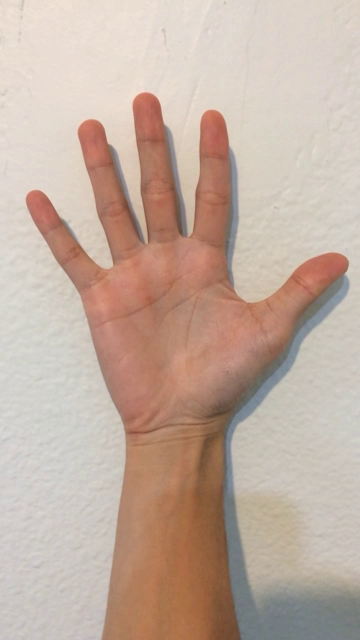
#> input picture frame 19 of code/videos/a.mov, 360 x 640 px
$ python tracking_hand.py 5   (older library calls are emulated)
#> lines starting #> are read from the running program, lines starting #| are printed output that depends on the picture; after the words box and inside, x2 and y2 are one past the last pixel; in counts of white or black regions, pixels touching at a corner belong together; pictures that were not available may be replaced by others from this repository, and a replacement may not be noted
### code/vidutils.py
import cv2
from contextlib import contextmanager
import numpy as np

PRIMARY_CAMERA = 0


@contextmanager
def _vid_capture(source=0):
    """Wrapper to manage access to a video feed or file.

    Arguments:
      source (optional): specifies either the name of a video file or the
        index of a camera to read from (default).
    """

    cap = cv2.VideoCapture(source)
    yield cap

    # Clean up
    cap.release()
    cv2.destroyAllWindows()


def _vid_props(video):
    """Retrieves various video properties."""

    return {'fourcc': int(video.get(cv2.cv.CV_CAP_PROP_FOURCC)),
            'fps':    int(video.get(cv2.cv.CV_CAP_PROP_FPS)),
            'width':  int(video.get(cv2.cv.CV_CAP_PROP_FRAME_WIDTH)),
            'height': int(video.get(cv2.cv.CV_CAP_PROP_FRAME_HEIGHT))}


# [4 lines left out: function measure, not called in this run]


def compare(source=None, f=None, pip=True):
    """Displays a picture-in-picture video using the specified source or the
    computer's primary camera (default). The sub-picture optionally displays a
    version of the video processed using f.

    Arguments:
      source (optional): specifies the name of a video file to read.
      If omitted, defaults to primary camera.

      f (optional): a function which accepts a 3-channel frame from the video
      and returns a processed 3-channel copy of the frame.

      pip (optional): True to show picture-in-picture;
                    False to show side-by-side
    """
#> called with source = 'videos/a.mov', pip = False

    if source is None:
        source = PRIMARY_CAMERA

    with _vid_capture(source) as cap:
        props = _vid_props(cap)
        w, h = props['width'], props['height']

        while(True):
            valid, frame = cap.read()
#> frame is the input picture: shape (640, 360, 3); mean B, G, R 160.9, 174.1, 195.1

            if not valid:
                print "End of video."
                break

            # Get processed subframe and insert into upper left corner
            sub_frame = f(frame) if f is not None else np.copy(frame)
            if pip:
                sub_w, sub_h = w / 3, h / 3
                sub_frame = cv2.resize(sub_frame, (sub_w, sub_h))
                frame[0:sub_h, 0:sub_w] = sub_frame
            else:
                sub_frame = cv2.resize(sub_frame, (w, h))
                frame = np.hstack([frame, sub_frame])

            # Display the resulting frame
            cv2.imshow('video', frame)
            if cv2.waitKey(1) & 0xFF == ord('q'):
                print "Manual exit."
                break


# [6 lines that do not run on import are left out]

### code/tracking_hand.py
from vidutils import compare, measure
import cv2
import numpy as np
from collections import deque
import sys


def skin_mask():
    ''' trying to use skin recognition to detect the hand '''

    def process(frame, windowSize=5):

#> called with windowSize = 5
        lower = np.array([0, 30, 40], dtype="uint8")
        upper = np.array([60, 255, 255], dtype="uint8")

        converted = cv2.cvtColor(frame, cv2.COLOR_BGR2HSV)
#> converted: shape (640, 360, 3); mean H, S, V 18, 49.5, 195.6

        skinMask = cv2.inRange(converted, lower, upper)
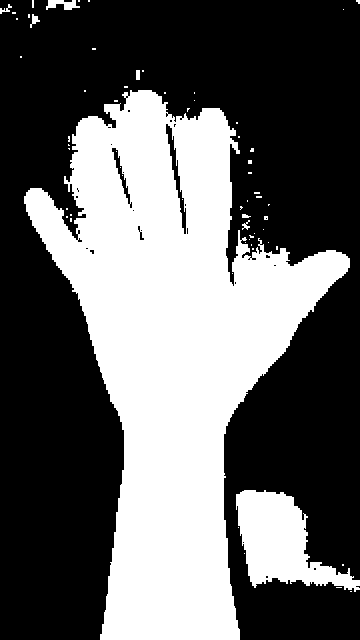
#> skinMask: shape (640, 360); 39% white; 63 white regions (55 under 20 px), largest, box (x1, y1, x2, y2) and area: (24, 90, 350, 640) 82643, (236, 490, 360, 592) 6424, (46, 0, 80, 10) 208
        # apply a series of erosions and dilations to the mask
        # using an elliptical kernel
        kernel = cv2.getStructuringElement(cv2.MORPH_ELLIPSE, (11, 11))
        skinMask = cv2.erode(skinMask, kernel, iterations=2)
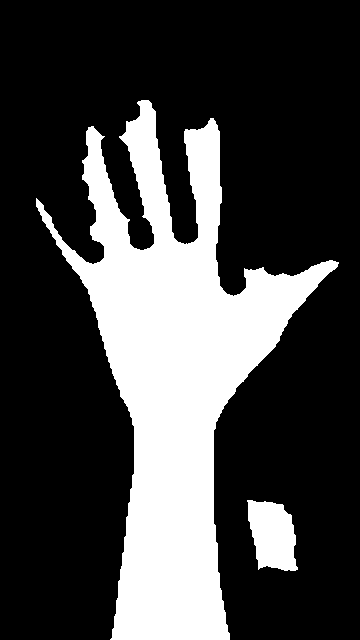
#> skinMask: shape (640, 360); 26.7% white; 2 white regions, box (x1, y1, x2, y2) and area: (36, 100, 339, 640) 58768, (247, 500, 298, 571) 2692
        skinMask = cv2.dilate(skinMask, kernel, iterations=2)
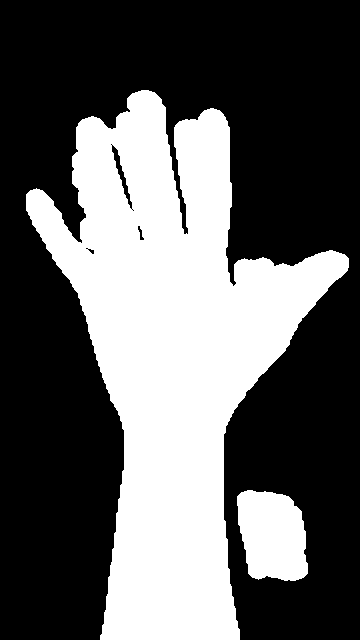
#> skinMask: shape (640, 360); 37.3% white; 2 white regions, box (x1, y1, x2, y2) and area: (26, 90, 349, 640) 80654, (237, 490, 308, 581) 5238

        skinMask = cv2.GaussianBlur(skinMask, (5, 5), 0)

        skin = cv2.bitwise_and(frame, frame, mask=skinMask)
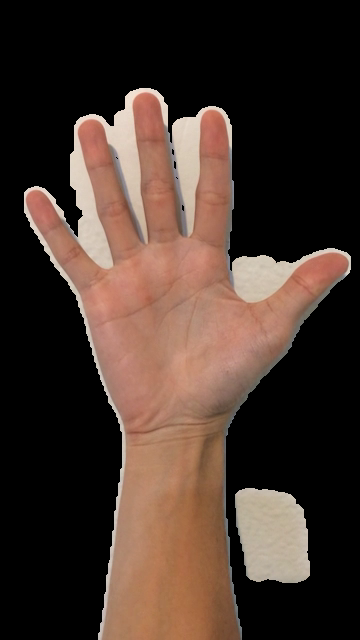
#> skin: shape (640, 360, 3); mean B, G, R 44.3, 52.9, 70.2

        return skin  # cv2.cvtColor(skin, cv2.COLOR_GRAY2BGR)

    return process


# [100 lines left out: functions background_subtractor, optical_flow, optical_flow_magnitude, convex_hull, not called in this run]

if __name__ == '__main__':
    i = int(sys.argv[1])
    if i == 0:
        # use convex hull method if input parameter is 1
        func = convex_hull()
    else:
        # use skin recognition otherwise
        func = skin_mask()

    for x in ['a', 'b', 'c', 'l']:
        compare(source='videos/{0}.mov'.format(x), f=func, pip=False)
#> in compare, `frame = np.hstack([frame, sub_frame])`:
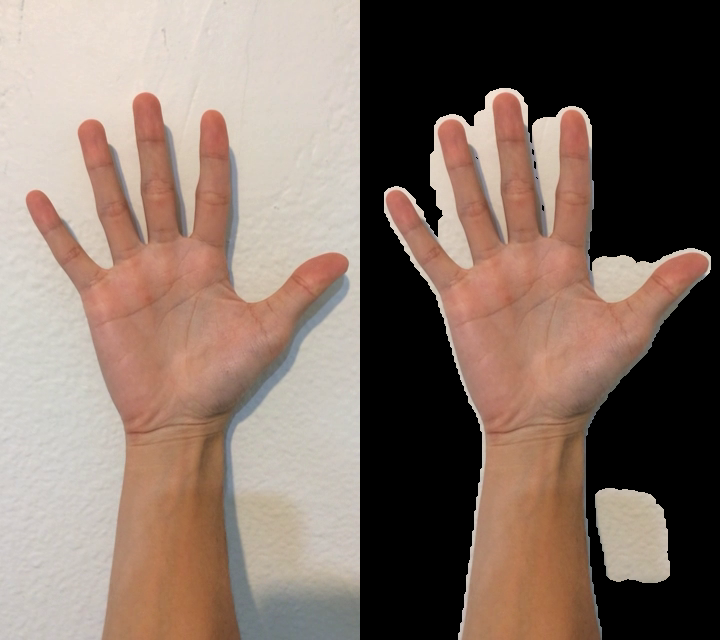
#> frame: shape (640, 720, 3); mean B, G, R 102.6, 113.5, 132.6
#> (key q is pressed here)

$ run again, starting later in the video
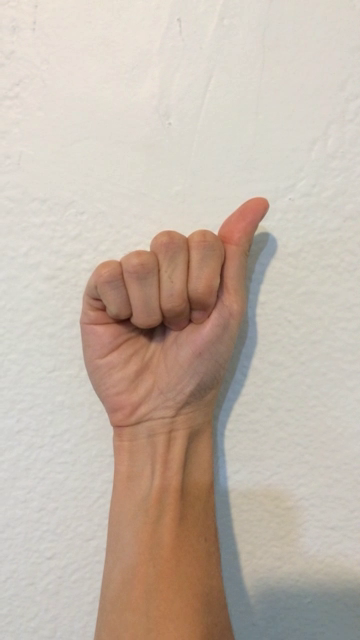
#> input picture frame 85 of code/videos/a.mov, 360 x 640 px
#> in compare, frame is the input picture: shape (640, 360, 3); mean B, G, R 172.1, 184.1, 197.6
#> converted: shape (640, 360, 3); mean H, S, V 21.6, 38.7, 198.3
#> in process, `skinMask = cv2.inRange(converted, lower, upper)`:
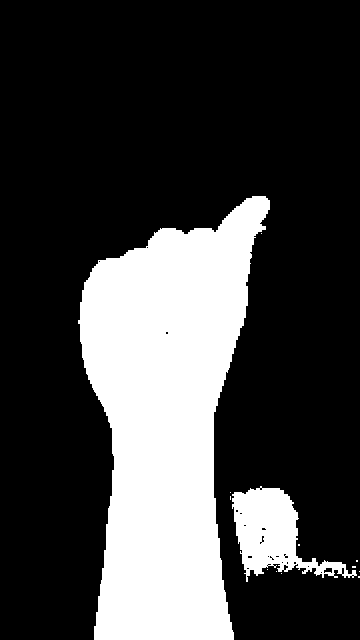
#> skinMask: shape (640, 360); 25.4% white; 13 white regions (11 under 20 px), largest, box (x1, y1, x2, y2) and area: (78, 196, 270, 640) 53422, (232, 486, 357, 582) 5173
#> in compare, `frame = np.hstack([frame, sub_frame])`:
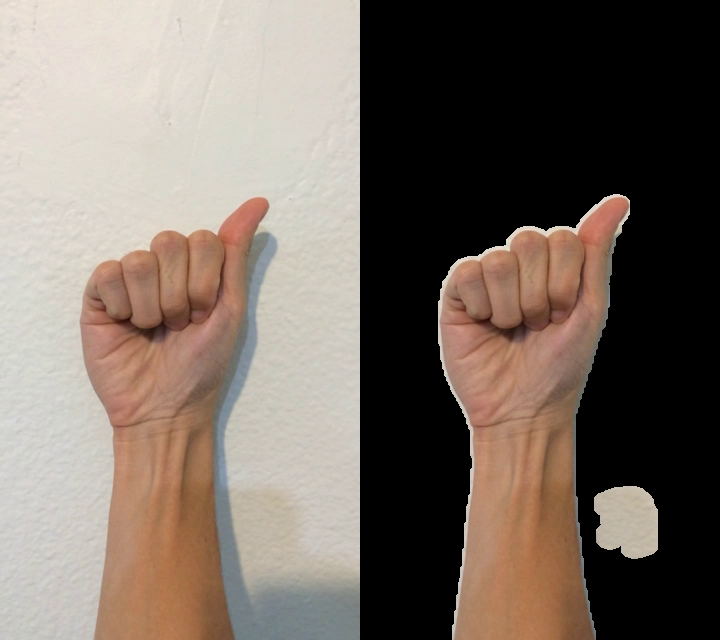
#> frame: shape (640, 720, 3); mean B, G, R 99, 108.2, 120.3

$ run again, starting later in the video
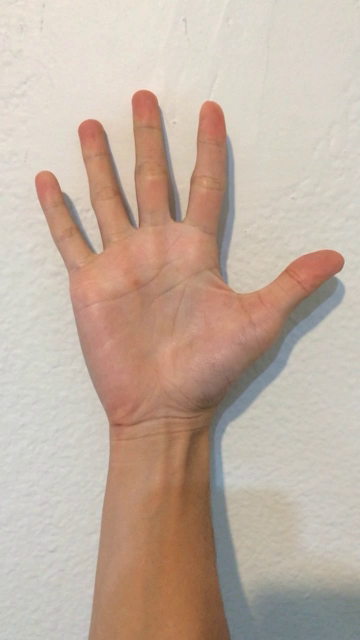
#> input picture frame 152 of code/videos/a.mov, 360 x 640 px
#> in compare, frame is the input picture: shape (640, 360, 3); mean B, G, R 162.1, 176, 194.7
#> converted: shape (640, 360, 3); mean H, S, V 21.4, 47.5, 195.5
#> in process, `skinMask = cv2.inRange(converted, lower, upper)`:
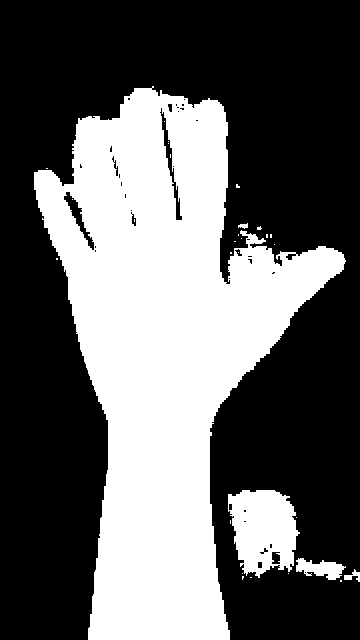
#> skinMask: shape (640, 360); 38.4% white; 30 white regions (25 under 20 px), largest, box (x1, y1, x2, y2) and area: (34, 86, 346, 640) 83152, (228, 490, 300, 578) 4553, (296, 558, 346, 580) 630, (344, 569, 360, 582) 92, (238, 223, 248, 229) 38
#> in compare, `frame = np.hstack([frame, sub_frame])`:
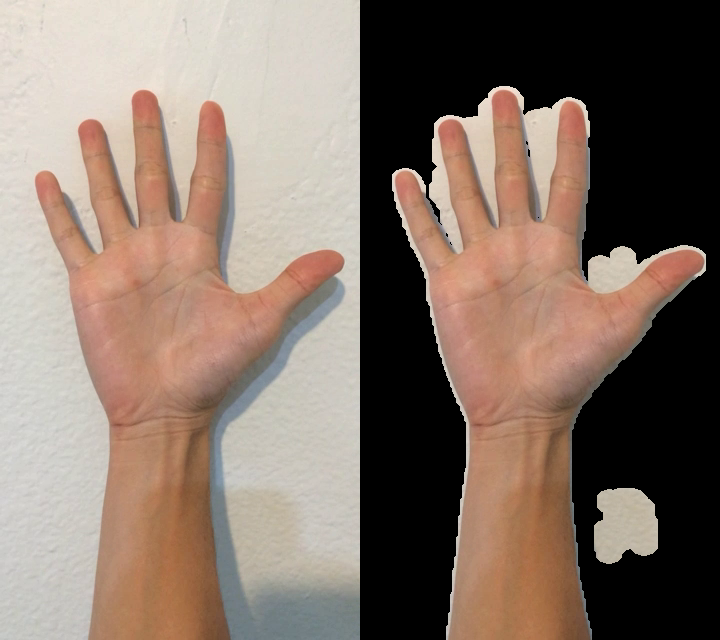
#> frame: shape (640, 720, 3); mean B, G, R 103.5, 115, 132.6
